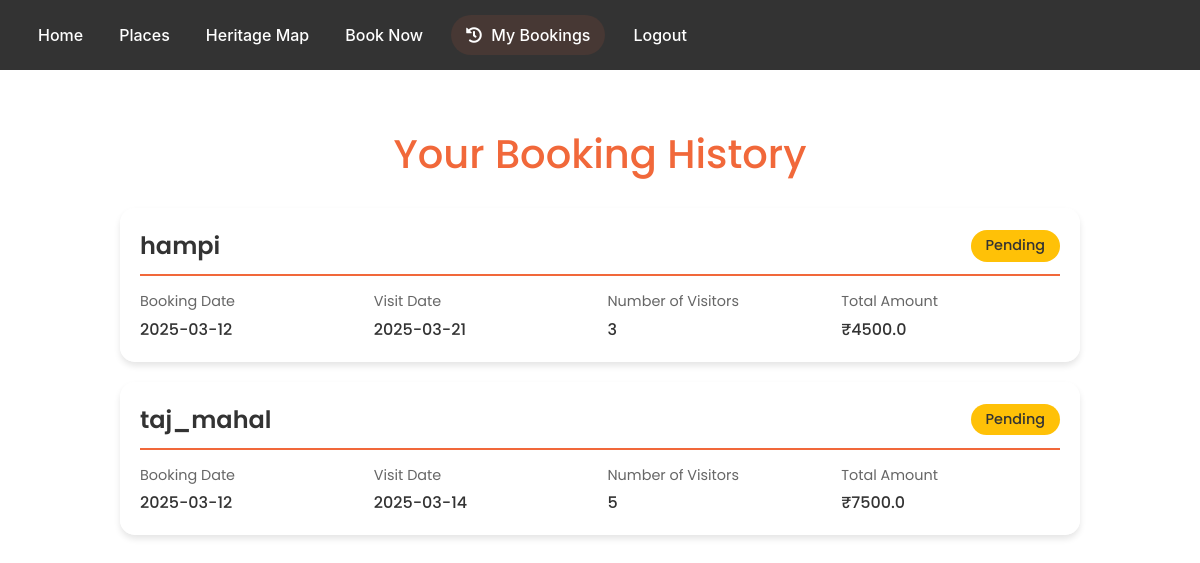
/booking-history (signed in), run on the app's committed database.
### models.py (models this page shows)
class Booking(db.Model):
    id = db.Column(db.Integer, primary_key=True)
    monument_name = db.Column(db.String(200), nullable=False)
    booking_date = db.Column(db.DateTime(timezone=True), default=func.now())
    visit_date = db.Column(db.Date, nullable=False)
    visitors = db.Column(db.Integer, nullable=False)
    total_amount = db.Column(db.Float, nullable=False)
    status = db.Column(db.String(20), default='Pending')
    special_requests = db.Column(db.Text)
    name = db.Column(db.String(150), nullable=False)
    email = db.Column(db.String(150), nullable=False)
    phone = db.Column(db.String(20), nullable=False)
    user_id = db.Column(db.Integer, db.ForeignKey('user.id'), nullable=False)
    def to_dict(self):
        return {
            'monument_name': self.monument_name,
            'booking_date': self.booking_date.strftime('%Y-%m-%d'),
            'visit_date': self.visit_date.strftime('%Y-%m-%d'),
            'visitors': self.visitors,
            'total_amount': self.total_amount,
            'status': self.status,
            'special_requests': self.special_requests,
            'name': self.name,
            'email': self.email,
            'phone': self.phone
        }

### views.py (the view)
@views.route('/booking-history')
@login_required
def booking_history():
    bookings = Booking.query.filter_by(user_id=current_user.id)\
        .order_by(Booking.booking_date.desc())\
        .all()
    bookings_list = [booking.to_dict() for booking in bookings]
    return render_template('booking_history.html', user=current_user, bookings=bookings_list)

### __init__.py (called while the page is built)
def create_app():
    app = Flask(__name__)
    app.config['SECRET_KEY'] = 'hjshjhdjah kjshkjdhjs'
    app.config['SQLALCHEMY_DATABASE_URI'] = f'sqlite:///{DB_NAME}'
    db.init_app(app)
    from .views import views
    from .auth import auth
    from .chatbot import chatbot
    app.register_blueprint(views, url_prefix='/')
    app.register_blueprint(auth, url_prefix='/')
    app.register_blueprint(chatbot, url_prefix='/chatbot')
    from .models import User, Note
    with app.app_context():
        db.create_all()
    login_manager = LoginManager()
    login_manager.login_view = 'auth.login'
    login_manager.init_app(app)
    @login_manager.user_loader
    def load_user(id):
        return User.query.get(int(id))
    return app

### templates/booking_history.html (shortened to what this page needs)
{% extends "base.html" %}
{% block content %}
<div class="history-container">
    <h1 class="history-title">Your Booking History</h1>
    <div class="booking-cards">
        {% if bookings %}
            {% for booking in bookings %}
            <div class="booking-card">
                <div class="booking-header">
                    <div class="monument-name">{{ booking.monument_name }}</div>
                    <div class="booking-status {% if booking.status == 'Confirmed' %}status-confirmed{% else %}status-pending{% endif %}">
                        {{ booking.status }}
                    </div>
                </div>
                <div class="booking-details">
                    <div class="detail-item">
                        <span class="detail-label">Booking Date</span>
                        <span class="detail-value">{{ booking.booking_date }}</span>
                    </div>
                    <div class="detail-item">
                        <span class="detail-label">Visit Date</span>
                        <span class="detail-value">{{ booking.visit_date }}</span>
                    </div>
                    <div class="detail-item">
                        <span class="detail-label">Number of Visitors</span>
                        <span class="detail-value">{{ booking.visitors }}</span>
                    </div>
                    <div class="detail-item">
                        <span class="detail-label">Total Amount</span>
                        <span class="detail-value">₹{{ booking.total_amount }}</span>
                    </div>
                </div>
            </div>
            {% endfor %}
        {% else %}
            <div class="no-bookings">
                <h2>No bookings found</h2>
                <p>You haven't made any bookings yet. Start your journey by booking a visit to one of our magnificent monuments!</p>
            </div>
        {% endif %}
    </div>
</div>
{% endblock %}

### templates/base.html (shortened to what this page needs)
<!DOCTYPE html>
<html>
  <head>
    <link
      rel="stylesheet"
      href="https://stackpath.bootstrapcdn.com/bootstrap/4.4.1/css/bootstrap.min.css"
    />
    <link
      rel="stylesheet"
      href="https://cdnjs.cloudflare.com/ajax/libs/font-awesome/5.15.4/css/all.min.css"
    />
    <link rel='stylesheet' href='https://cdn.jsdelivr.net/npm/swiper@8/swiper-bundle.min.css'>
  </head>
  <body>
    <nav class="navbar navbar-expand-lg navbar-dark">
      <div class="collapse navbar-collapse" id="navbar">
        <div class="navbar-nav">
          {% if user.is_authenticated %}
          <a class="nav-item nav-link" id="home" href="/">Home</a>
          <a class="nav-item nav-link" id="index" href="/index">Places</a>
          <a class="nav-item nav-link" id="map" href="/map">Heritage Map</a>
          <a class="nav-item nav-link" id="booking" href="/booking">Book Now</a>
          <a class="nav-item nav-link" id="booking-history" href="/booking-history">
            <i class="fas fa-history"></i> My Bookings
          </a>
          <a class="nav-item nav-link" id="logout" href="/logout">Logout</a>
          {% else %}
          <a class="nav-item nav-link" id="login" href="/login">Login</a>
          <a class="nav-item nav-link" id="signUp" href="/sign-up">Sign Up</a>
          {% endif %}
        </div>
      </div>
    </nav>
    <div class="">{% block content %} {% endblock %}</div>
  </body>
</html>

### templates/booking_history.html (style rules this page uses)
.history-container { max-width: 1000px; margin: 40px auto; padding: 20px; font-family: 'Poppins', sans-serif; }
.history-title { text-align: center; color: #f1683a; font-size: 2.5em; margin-bottom: 30px; }
.booking-cards { display: grid; gap: 20px; }
.booking-card { background: rgba(255, 255, 255, 0.9); border-radius: 15px; padding: 20px; box-shadow: 0 4px 6px rgba(0, 0, 0, 0.1); }
.booking-header { display: flex; justify-content: space-between; align-items: center; margin-bottom: 15px; padding-bottom: 10px; border-bottom: 2px solid #f1683a; }
.monument-name { font-size: 1.5em; font-weight: 600; color: #333; }
.booking-status { padding: 5px 15px; border-radius: 20px; font-weight: 500; font-size: 0.9em; }
.status-pending { background-color: #FFC107; color: #333; }
.booking-details { display: grid; grid-template-columns: repeat(auto-fit, minmax(200px, 1fr)); gap: 15px; }
.detail-item { display: flex; flex-direction: column; }
.detail-label { font-size: 0.9em; color: #666; margin-bottom: 5px; }
.detail-value { font-weight: 500; color: #333; }

### data on the page
Booking: monument_name "hampi", status "Pending", booking_date "2025-03-12", visit_date "2025-03-21", visitors "3", total_amount "4500.0"
Booking: monument_name "taj_mahal", status "Pending", booking_date "2025-03-12", visit_date "2025-03-14", visitors "5", total_amount "7500.0"
